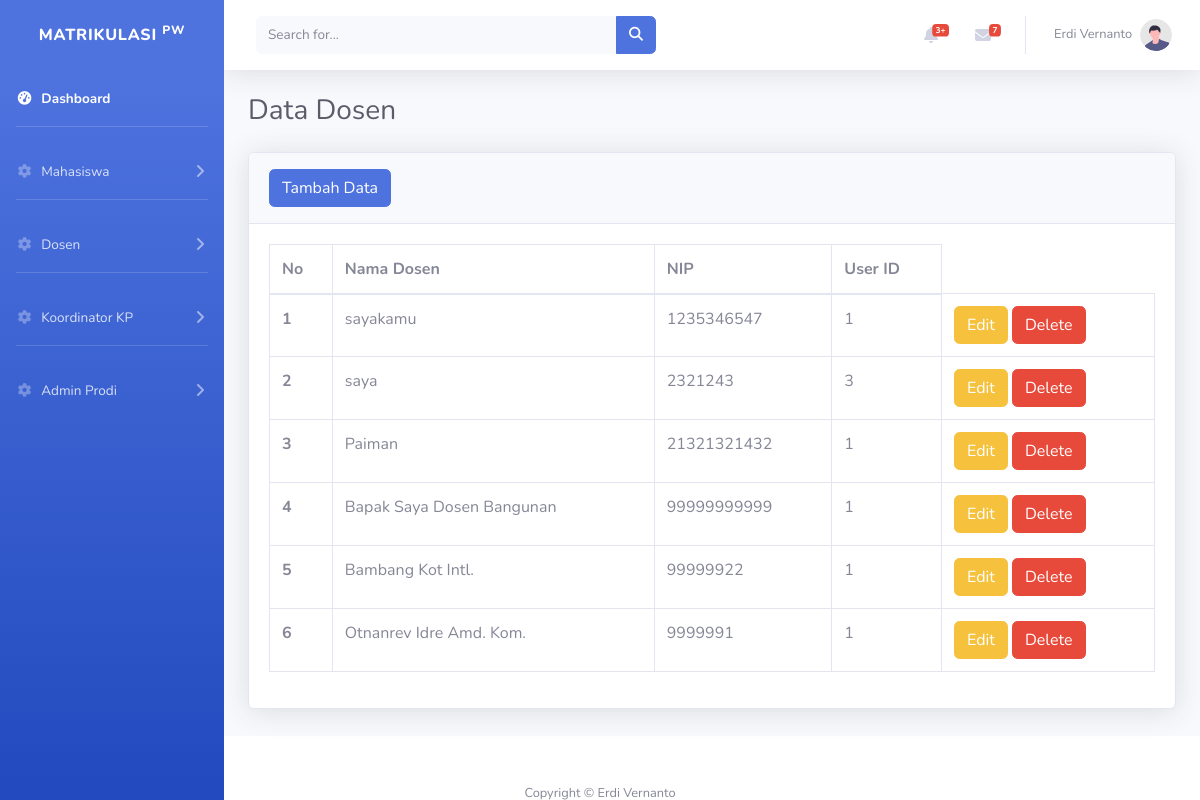
The app's page /viewdosen.php with its own data.
### tables this page shows
CREATE TABLE `Dosen` (
  `Dosen_Id` int(11) NOT NULL,
  `Nama_dosen` varchar(45) NOT NULL,
  `Nik` varchar(45) NOT NULL,
  `User_Id` int(11) NOT NULL
);

### dosen/vdosen.php (the view, shortened to what this page needs)
<div class="container-fluid">
    <h1 class="h3 mb-2 text-gray-800">Data Dosen</h1>
    <div class="card shadow mb-4">
        <div class="card-header py-3 col-12">
            <a role="button" href="createdosen.php?op=tambahdata" value="Tambah Data" class="btn btn-primary">Tambah Data</a>
        </div>
        <div class="card-body">
            <div class="table-responsive">
                <table class="table table-bordered" id="dataTable" width="100%" cellspacing="0">
                    <thead>
                        <tr>
                            <th scope="col">No</th>
                            <th scope="col">Nama Dosen</th>
                            <th scope="col">NIP</th>
                            <th scope="col">User ID</th>
                        </tr>
                    </thead>
                    <tbody>
                        <?php
                        include('koneksi.php');
                        $sql2   = "SELECT * FROM `Dosen` WHERE 1 Order by dosen_id DESC";
                        $q2     = mysqli_query($koneksi, $sql2);
                        $urut   = 1;
                        ?>
                        <?php while ($datakp = mysqli_fetch_array($q2)) { ?>
                            <tr>
                                <th scope="row"><?php echo $urut++ ?></th>
                                <td scope="row"><?= $datakp['Nama_dosen'] ?></td>
                                <td scope="row"><?= $datakp['Nik'] ?></td>
                                <td scope="row"><?= $datakp['User_Id'] ?></td>
                                <td scope="row">
                                    <a href="createdosen.php?op=edit&id=<?= $datakp['Dosen_Id'] ?>"><button type="button" class="btn btn-warning">Edit</button></a>
                                    <a href="createdosen.php?op=delete&id=<?= $datakp['Dosen_Id'] ?>" onclick="return confirm('Yakin mau delete data?')"><button type="button" class="btn btn-danger">Delete</button></a>
                                <?php
                            }
                                ?>
                                </td>
                            </tr>
                    </tbody>
                </table>
            </div>
        </div>
    </div>
</div>
</div>

### records on screen
dosen: Nama_dosen "sayakamu", Nik "1235346547", User_Id "1"
dosen: Nama_dosen "saya", Nik "2321243", User_Id "3"
dosen: Nama_dosen "Paiman", Nik "21321321432", User_Id "1"
dosen: Nama_dosen "Bapak Saya Dosen Bangunan", Nik "99999999999", User_Id "1"
dosen: Nama_dosen "Bambang Kot Intl.", Nik "99999922", User_Id "1"
dosen: Nama_dosen "Otnanrev Idre Amd. Kom.", Nik "9999991", User_Id "1"
